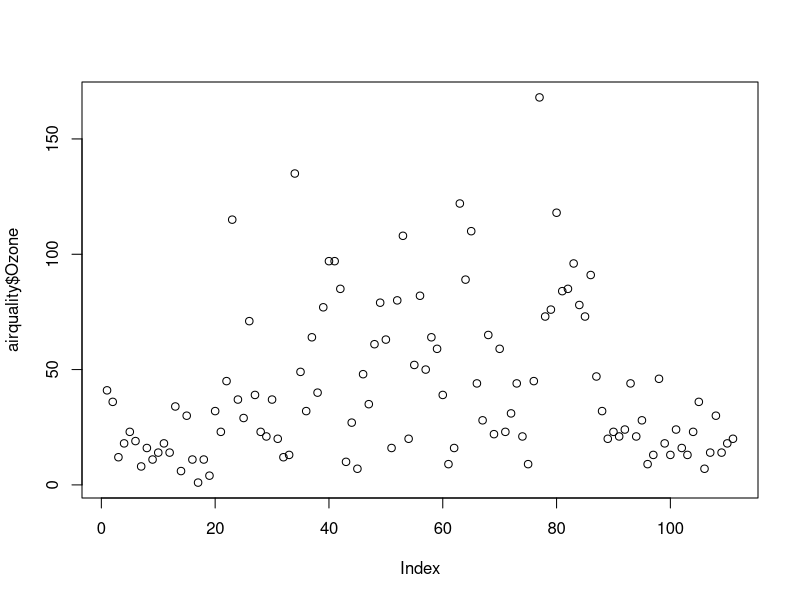
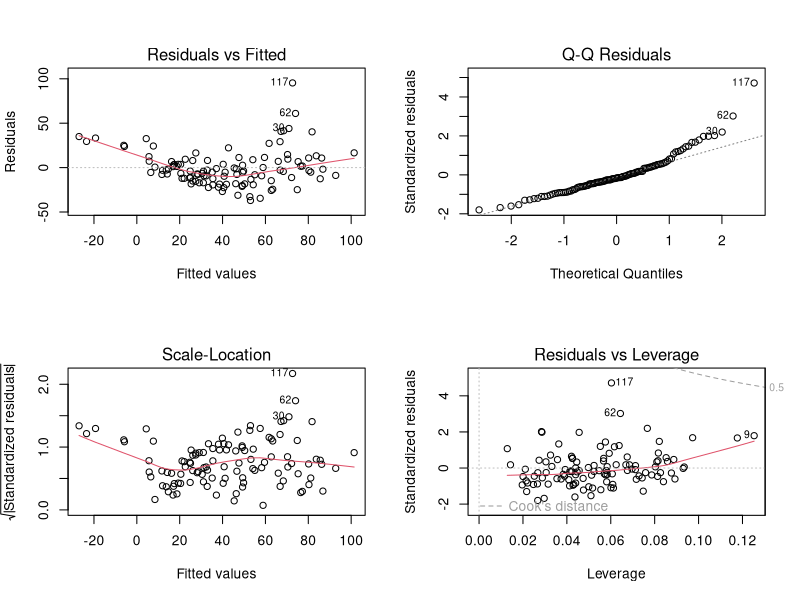
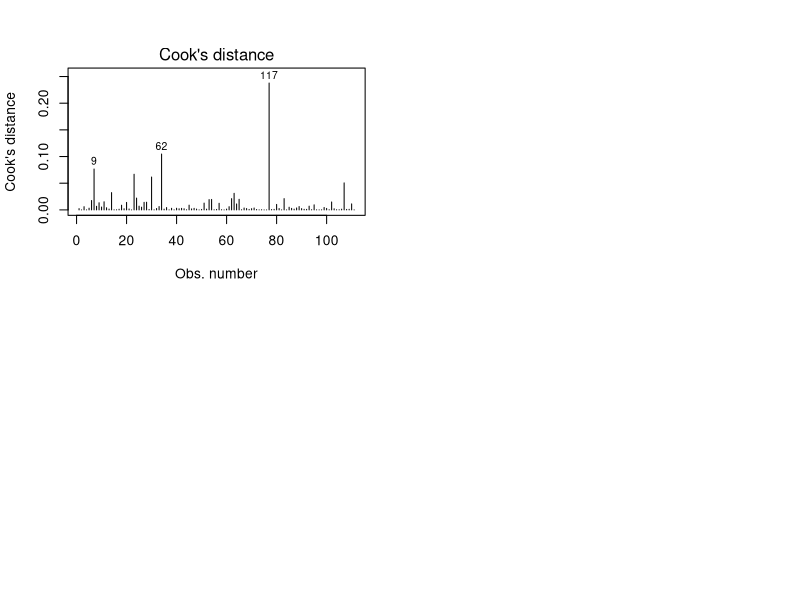

Generate these figures, in order, with R:
## ---- chunk 1
data('airquality')
airquality
airquality=airquality[complete.cases(airquality),]
summary(airquality)

plot(airquality$Ozone)
## ---- chunk 2
model <- lm(Ozone ~ Solar.R + Wind + Temp + Month + Day, data = airquality)

model
summary(model)

## ---- chunk 3
par(mfrow = c(2, 2))
plot(model,)
## ---- chunk 4
plot(model, 4)
## ---- chunk 5
a1=airquality
a1$Temp1=a1$Temp
model1 <- lm(Ozone ~ Solar.R + Wind + Temp + Temp1 + Month + Day, data = a1)
model1
summary(model1)
## ---- chunk 6
a2=rbind(airquality,airquality)
a2
model2 <- lm(Ozone ~ Solar.R + Wind + Temp + Month + Day, data = a2)
model2
summary(model2)
